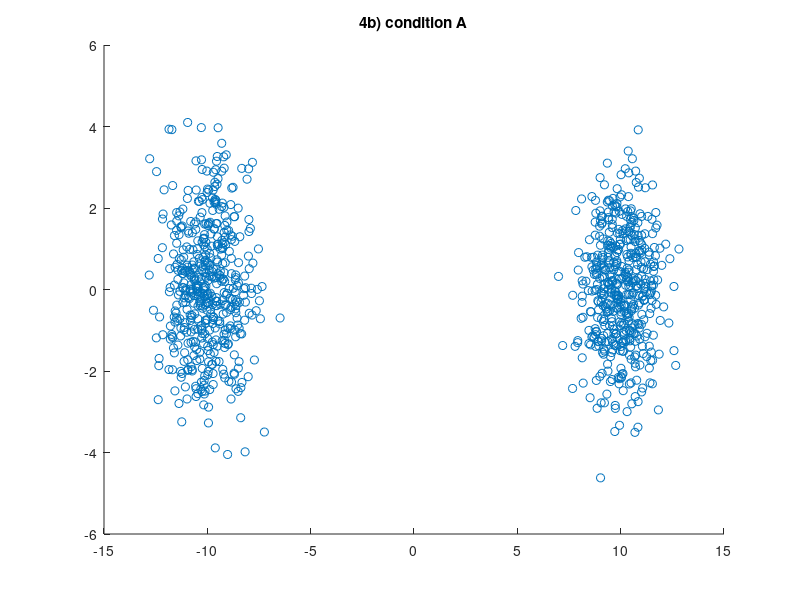
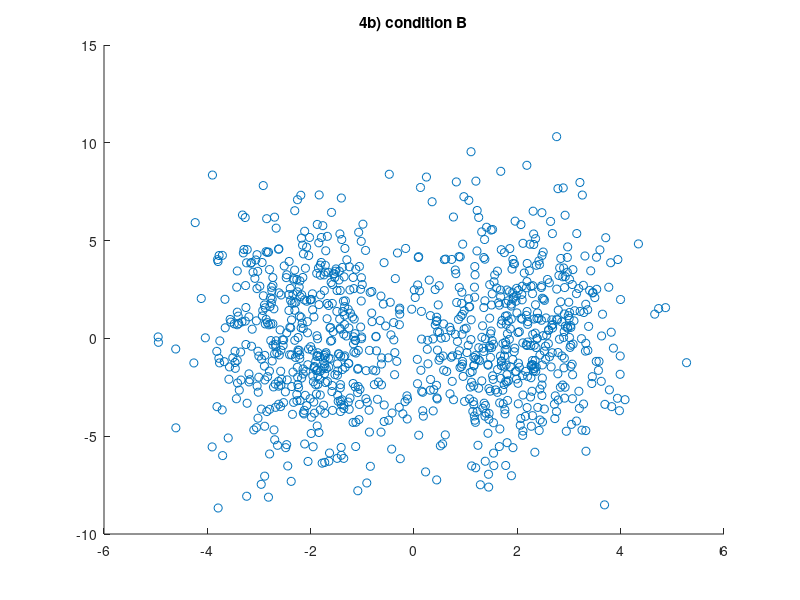

Write the MATLAB code that produced these figures, in order. (Note: this script raises an error after producing the figures.)
close all
clear all
%% Problem 4b)
 
N = 1000;
P1 = 0.5;
P2 = 1-P1;
% condition A
alpha_A  = 10;
var_A = 2;
mu_A1 = [alpha_A;0]; 
mu_A2 = -mu_A1;
Sig_A1 = [1 0;0 var_A];
Sig_A2 = Sig_A1;

% condition B
alpha_B = 2;
var_B = 10;
mu_B1 = [alpha_B;0]; 
mu_B2 = -mu_B1;
Sig_B1 = [1 0;0 var_B];
Sig_B2 = Sig_B1;


sample_A1 = mvnrnd(mu_A1,Sig_A1,N*P1);
sample_A2 = mvnrnd(mu_A2,Sig_A2,N*P2);
sample_A = [sample_A1;sample_A2]';
figure(1)
% scatter(sample_A1(:,1),sample_A1(:,2))
% hold on
% scatter(sample_A2(:,1),sample_A2(:,2))
scatter(sample_A(1,:),sample_A(2,:))
title('4b) condition A')

sample_B1 = mvnrnd(mu_B1,Sig_B1,N*P1);
sample_B2 = mvnrnd(mu_B2,Sig_B2,N*P2);
sample_B = [sample_B1;sample_B2]';
figure(2)
% scatter(sample_B1(:,1),sample_B1(:,2))
% hold on
% scatter(sample_B2(:,1),sample_B2(:,2))
scatter(sample_B(1,:),sample_B(2,:))
title('4b) condition B')
%% Problem 4c)
% drawArrow = @(x,y) quiver( x(1),y(1),x(2)-x(1),y(2)-y(1),0 )  
drawArrow = @(x,y,varargin) quiver( 0,0,x(1),y(1),0  ,varargin{:} );

% mean-centering
% X_A = (eye(N)-1/N*ones(N))*sample_A';
% X_B = (eye(N)-1/N*ones(N))*sample_B';
C_A = myPCA(sample_A);
C_B = myPCA(sample_B);

% [Ua,Sa,Va] = svd(X_A);
% [Ub,Sb,Vb] = svd(X_B);

% P_A = Va';
C1_A = C_A(:,1);
C1_B = C_B(:,1);
z_A = C1_A'*(sample_A-mean(sample_A,2));
z_B = C1_B'*(sample_B-mean(sample_B,2));

% largeP_A = P_A(:,1);
% z_A = largeP_A'*X_A';
% pcA = [0,10*largeP_A(1,:);0,10*largeP_A(2,:)];

figure(3)
scatter(sample_A(1,:),sample_A(2,:))
hold on
k = 5;
drawArrow(k*C1_A(1),k*C1_A(2),'linewidth',2)
title('4c) condition A - principal component')
% P_B = Vb';
% largeP_B = P_B(:,1);
% z_B = largeP_B'*X_B';
% pcB = [0,10*largeP_B(1,:);0,10*largeP_B(2,:)];
figure(4)
scatter(sample_B(1,:),sample_B(2,:))
hold on 
k = 5;
drawArrow(k*C1_B(1),k*C1_B(2),'linewidth',2)
title('4c) condition B - principal component')

% plot(LdB(1,:),LdB(2,:))
% coeffA = pca(sample_A')
% coeffB = pca(sample_B');


%% Problem 4d)
w_A = (cov(sample_A1)+ cov(sample_A2))\(mean(sample_A1)'-mean(sample_A2)');
w_B = (cov(sample_B1)+ cov(sample_B2))\(mean(sample_B1)'-mean(sample_B2)');

% w_A = (Sig_A1 + Sig_A2)\(mu_A1-mu_A2);
% w_B = (Sig_B1 + Sig_B2)\(mu_B1-mu_B2);

figure(5)
hold on
scatter(sample_A(1,:),sample_A(2,:))
k = 1;
drawArrow(k*w_A(1),k*w_A(2),'linewidth',2)
title('4d) condition A - linear discriminant normal vector')
figure(6)
scatter(sample_B(1,:),sample_B(2,:))
hold on
k = 1;
drawArrow(k*w_B(1),k*w_B(2),'linewidth',2)
title('4d) condition B - linear discriminant normal vector')
